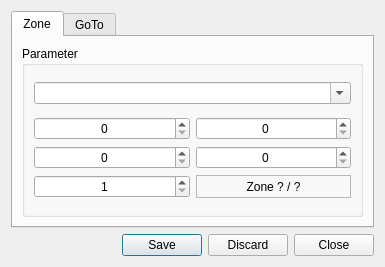
<?xml version="1.0" encoding="UTF-8"?>
<ui version="4.0">
 <class>Dialog_Zones</class>
 <widget class="QDialog" name="Dialog_Zones">
  <property name="geometry">
   <rect>
    <x>0</x>
    <y>0</y>
    <width>385</width>
    <height>267</height>
   </rect>
  </property>
  <property name="windowTitle">
   <string>Zone &amp; GoTo Editor</string>
  </property>
  <property name="windowIcon">
   <iconset resource="../rrcc.qrc">
    <normaloff>:/png/png/zone.png</normaloff>:/png/png/zone.png</iconset>
  </property>
  <layout class="QVBoxLayout" name="verticalLayout">
   <item>
    <widget class="QTabWidget" name="tabWidget">
     <property name="currentIndex">
      <number>0</number>
     </property>
     <widget class="QWidget" name="tab_zone">
      <attribute name="icon">
       <iconset resource="../rrcc.qrc">
        <normaloff>:/png/png/zone.png</normaloff>:/png/png/zone.png</iconset>
      </attribute>
      <attribute name="title">
       <string>Zone</string>
      </attribute>
      <layout class="QHBoxLayout" name="horizontalLayout">
       <item>
        <widget class="QGroupBox" name="groupBox">
         <property name="title">
          <string>Parameter</string>
         </property>
         <layout class="QVBoxLayout" name="verticalLayout_2">
          <item>
           <widget class="QComboBox" name="comboBox_zone">
            <property name="toolTip">
             <string>Zone Label</string>
            </property>
            <property name="editable">
             <bool>true</bool>
            </property>
            <property name="insertPolicy">
             <enum>QComboBox::NoInsert</enum>
            </property>
           </widget>
          </item>
          <item>
           <layout class="QGridLayout" name="gridLayout">
            <item row="0" column="0">
             <widget class="QSpinBox" name="spinBox_x1">
              <property name="toolTip">
               <string>Starting Position (X1)</string>
              </property>
              <property name="alignment">
               <set>Qt::AlignCenter</set>
              </property>
              <property name="keyboardTracking">
               <bool>false</bool>
              </property>
              <property name="maximum">
               <number>51200</number>
              </property>
             </widget>
            </item>
            <item row="1" column="0">
             <widget class="QSpinBox" name="spinBox_x2">
              <property name="toolTip">
               <string>Ending Position (X2)</string>
              </property>
              <property name="alignment">
               <set>Qt::AlignCenter</set>
              </property>
              <property name="keyboardTracking">
               <bool>false</bool>
              </property>
              <property name="maximum">
               <number>51200</number>
              </property>
             </widget>
            </item>
            <item row="0" column="1">
             <widget class="QSpinBox" name="spinBox_y1">
              <property name="toolTip">
               <string>Starting Position (Y1)</string>
              </property>
              <property name="alignment">
               <set>Qt::AlignCenter</set>
              </property>
              <property name="keyboardTracking">
               <bool>false</bool>
              </property>
              <property name="maximum">
               <number>51200</number>
              </property>
             </widget>
            </item>
            <item row="1" column="1">
             <widget class="QSpinBox" name="spinBox_y2">
              <property name="toolTip">
               <string>Ending Position (Y2)</string>
              </property>
              <property name="alignment">
               <set>Qt::AlignCenter</set>
              </property>
              <property name="keyboardTracking">
               <bool>false</bool>
              </property>
              <property name="maximum">
               <number>51200</number>
              </property>
             </widget>
            </item>
            <item row="2" column="0">
             <widget class="QSpinBox" name="spinBox_times">
              <property name="toolTip">
               <string>Cleaning Cycles</string>
              </property>
              <property name="alignment">
               <set>Qt::AlignCenter</set>
              </property>
              <property name="minimum">
               <number>1</number>
              </property>
              <property name="maximum">
               <number>10</number>
              </property>
             </widget>
            </item>
            <item row="2" column="1">
             <widget class="QLabel" name="label_current">
              <property name="toolTip">
               <string>Current Zone</string>
              </property>
              <property name="frameShape">
               <enum>QFrame::StyledPanel</enum>
              </property>
              <property name="text">
               <string notr="true">Zone ? / ?</string>
              </property>
              <property name="alignment">
               <set>Qt::AlignCenter</set>
              </property>
             </widget>
            </item>
           </layout>
          </item>
         </layout>
        </widget>
       </item>
      </layout>
     </widget>
     <widget class="QWidget" name="tab_goto">
      <attribute name="icon">
       <iconset resource="../rrcc.qrc">
        <normaloff>:/png/png/goto.png</normaloff>:/png/png/goto.png</iconset>
      </attribute>
      <attribute name="title">
       <string>GoTo</string>
      </attribute>
      <layout class="QHBoxLayout" name="horizontalLayout_2">
       <item>
        <widget class="QGroupBox" name="groupBox_2">
         <property name="title">
          <string>Parameter</string>
         </property>
         <layout class="QVBoxLayout" name="verticalLayout_3">
          <item>
           <widget class="QComboBox" name="comboBox_goto">
            <property name="toolTip">
             <string>GoTo Label</string>
            </property>
            <property name="editable">
             <bool>true</bool>
            </property>
            <property name="insertPolicy">
             <enum>QComboBox::NoInsert</enum>
            </property>
           </widget>
          </item>
          <item>
           <layout class="QGridLayout" name="gridLayout_2">
            <item row="0" column="0">
             <widget class="QSpinBox" name="spinBox_x">
              <property name="toolTip">
               <string>Position X</string>
              </property>
              <property name="alignment">
               <set>Qt::AlignCenter</set>
              </property>
              <property name="keyboardTracking">
               <bool>false</bool>
              </property>
              <property name="maximum">
               <number>51200</number>
              </property>
             </widget>
            </item>
            <item row="0" column="1">
             <widget class="QSpinBox" name="spinBox_y">
              <property name="toolTip">
               <string>Position Y</string>
              </property>
              <property name="alignment">
               <set>Qt::AlignCenter</set>
              </property>
              <property name="keyboardTracking">
               <bool>false</bool>
              </property>
              <property name="maximum">
               <number>51200</number>
              </property>
             </widget>
            </item>
           </layout>
          </item>
         </layout>
        </widget>
       </item>
      </layout>
     </widget>
    </widget>
   </item>
   <item>
    <widget class="QDialogButtonBox" name="buttonBox">
     <property name="standardButtons">
      <set>QDialogButtonBox::Close|QDialogButtonBox::Discard|QDialogButtonBox::Save</set>
     </property>
    </widget>
   </item>
  </layout>
 </widget>
 <resources>
  <include location="../rrcc.qrc"/>
 </resources>
 <connections/>
</ui>
